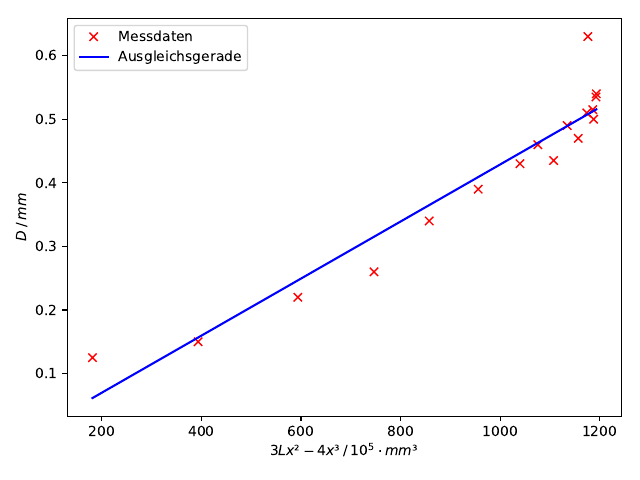

The script that saved this image:
import numpy as np
from uncertainties import ufloat
import matplotlib.pyplot as plt

x, y, z = np.genfromtxt('mess3.txt', unpack=True)

L = 603
x2 = x*10
#Durchbiegung

D = z-y

L1=(2*L**2*x2-4*x2**3)*1e-5

params, covariance_matrix = np.polyfit(L1, D, deg=1, cov=True)

errors = np.sqrt(np.diag(covariance_matrix))

print('a = {:.10f} ± {:.10f}'.format(params[0], errors[0]))
print('b = {:.4f} ± {:.5f}'.format(params[1], errors[1]))

def gerade (x, m, b):
    return m*x+b

z = np.linspace(np.min(L1), np.max(L1))

plt.plot(L1, D, 'rx', label='Messdaten')
plt.plot(z, gerade (z, *params), 'b-', label='Ausgleichsgerade')
plt.xlabel(r'$3Lx²-4x³  \: / \: 10^5\cdot mm³$')
plt.ylabel(r'$D \: / \: mm$')
plt.legend(loc='best')

plt.tight_layout()
plt.savefig('plot3.pdf')